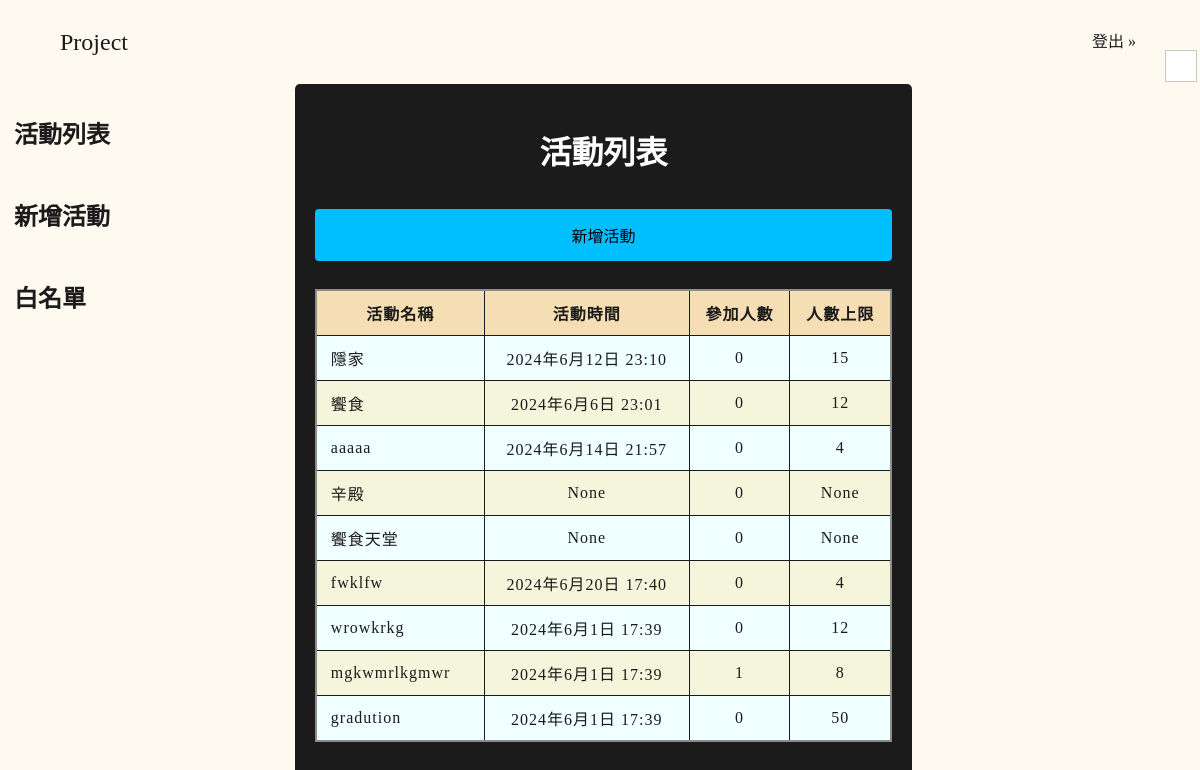
The app's page /eventPage (signed in), older data.
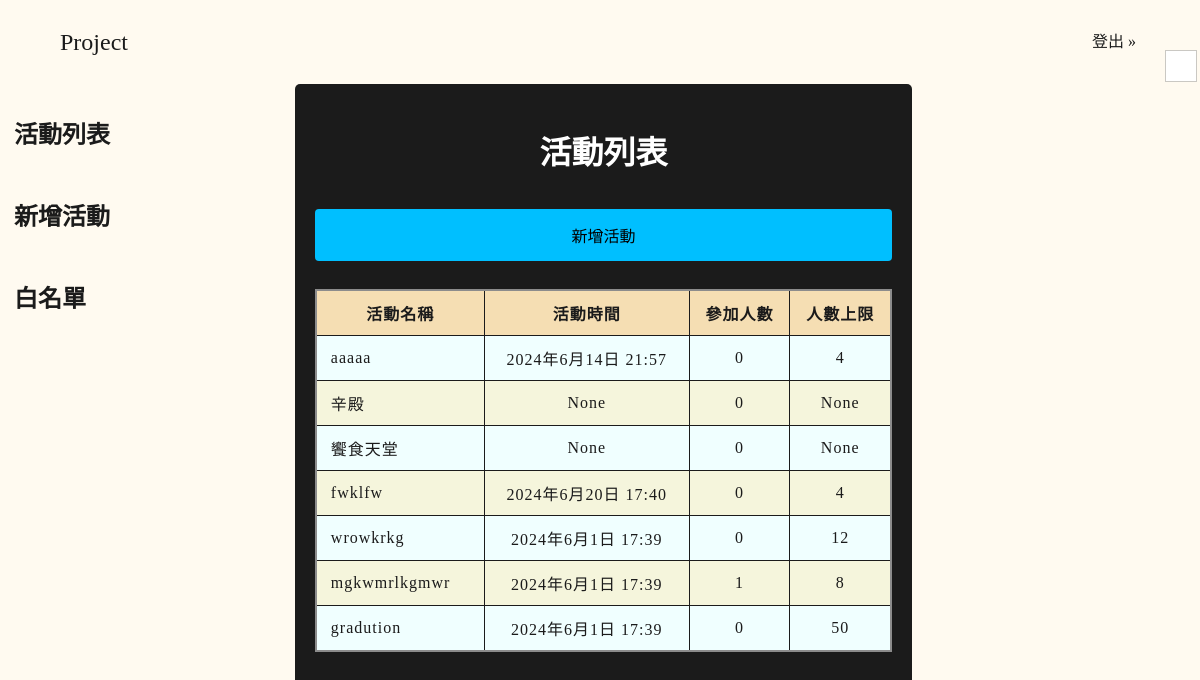
The same page, newer data.
### manage_system/models.py (models this page shows, shortened)
class Event(models.Model):
    eventName = models.CharField(max_length=150)
    eventDateTime = models.DateTimeField(null=True)
    createUser = models.ForeignKey(User, null=True, blank=True, on_delete=models.SET_NULL, related_name = 'createdEvents')
    joinedUsers = models.ManyToManyField(User, related_name='joinedEvents', blank=True)
    max_limit = models.PositiveIntegerField(null=True)
    createDate = models.DateTimeField(auto_now_add=True)
    sheetId = models.CharField(max_length=150, null=True)
    draftId = models.CharField(max_length=150, null=True)
    class Meta:
        ordering=('-createDate',)

### manage_system/views.py (the view)
# urls.py: path("eventPage", eventPage),
@login_required(login_url='login/')
def eventPage(request):
    events = Event.objects.all()
    return render(request, 'eventPage.html', locals())

### templates/eventPage.html
{% extends "base.html" %}
{% load static %}
{% block extra-css %}
  <link rel="stylesheet" href="{% static "css/eventPage/light.css" %}"/>
  <link rel="stylesheet" href="{% static "css/eventPage/dark.css" %}" id="darkTheme" disabled/>
{% endblock %}
{% block main-wrapper %}
<div class="main-content">
  <header><h1>活動列表</h1></header>
  <section id="new-event">
      <form action="/createEvent">
        <input type="submit" value="新增活動" />
      </form>
  </section>
  <section id="events-list">
    <table>
      <thead>
        <tr>
          <th>活動名稱</th>
          <th>活動時間</th>
          <th>參加人數</th>
          <th>人數上限</th>
        </tr>
      </thead>
      <tbody>
        {% for event in events %}
        <tr>
          <td id="event-name"><a href="/eventPage/{{event.eventName}}">{{ event.eventName }}</a></td>
          <td>{{ event.eventDateTime }}</td>
          <td>{{ event.joinedUsers.count }}</td>
          <td>{{ event.max_limit }}</td>
        </tr>
        {% endfor %}
      </tbody>
    </table>
  </section>
</div>
{% endblock %}

### templates/base.html (shortened to what this page needs)
{% load static %}
<html>
  <head>
    <link rel="stylesheet" href="{% static "css/base/light.css" %}">
    <link rel="stylesheet" href="{% static "css/base/dark.css" %}" id="darkTheme" disabled>
    <link rel="stylesheet" href="{% static "css/nav.css" %}" />
    {% block extra-css %}{% endblock %}
  </head>
  <body>
    <div class="top-navigation">
      <div class="logo">Project</div>
      {% if user.is_authenticated %}
        <a class="btn btn-lg btn-primary" href="{% url 'Logout' %}" role="button">登出 &#187;</a>
      {% else %}
        <a href="/login"><h4>Login</h4></a>
        <a href="/register"><h4>Register</h4></a>
      {% endif %}
    </div>
    <div class="main-wrapper">
      <div class="sidebar-container">
        <h2><a href="/eventPage">活動列表</a></h2>
        <h2><a href="/createEvent">新增活動</a></h2>
        <h2><a href="/allowlistPage">白名單</a></h2>
      </div>
      {% block main-wrapper %}{% endblock %}
    </div>
    <div class="scene scene--card sundarkmodep">
      <div class="card", id="themeToggle">
        <div class="card__face card__face--front"><span class="fa fa-moon" aria-hidden="true"></div>
      </div>
    </div>
  </body>
</html>

### static/css/base/light.css (style rules this page uses)
html { background-color: #FFFAF0; color: #1b1b1b; line-height: 1.75; }
h2 { padding: 10px; }
a { color: #1b1b1b; padding: 0.25rem; text-decoration: none; }
body { height: 90%; margin: 0; }
table { border-collapse: collapse; border: 2px solid rgb(140 140 140); font-size: 1rem; letter-spacing: 1px; background-color: #343434; }
th, td { border: 1px solid rgb(160 160 160); padding: 0.5rem 0.75rem; text-align: center; }
.sidebar-container { position: sticky; top: 0px; height: 100vh; }
.main-wrapper { display: grid; gap: 3rem; grid-template-columns: minmax(0, 1fr) minmax(0, 2.5fr) minmax(0, 15rem); }
.main-content { padding-top: 3rem; padding-bottom: 3rem; }
.scene { width: 30px; height: 30px; perspective: 600px; position: fixed; z-index: 99999; top: 50px; right: 5px; }
.card { width: 100%; height: 100%; cursor: pointer; transform-style: preserve-3d; transform-origin: center right; transition: transform 1s; border: 1px solid rgb(150, 150, 150, .5); }
.card__face { position: absolute; width: 100%; height: 100%; text-align: center; font-size: 16px; backface-visibility: hidden; }
.card__face--front { color: black !important; background: white; }

### static/css/nav.css (style rules this page uses)
.top-navigation { display: flex; flex-direction: row; justify-content: space-between; align-items: center; padding: 10px 5%; height: 4rem; }
.logo { text-decoration: none; font-size: 24px; flex-grow: 1; }

### static/css/eventPage/light.css (style rules this page uses)
h1 { text-align: center; margin-bottom: 20px; }
div.main-content { border-radius: 5px; background-color: #1b1b1b; padding: 20px; }
header, label { color: white; }
input[type="submit"] { width: 100%; font-size: 16px; background-color: DeepSkyBlue; color: black; padding: 14px 20px; margin: 8px 0; border: none; border-radius: 4px; cursor: pointer; }
table { width: 100%; border-collapse: collapse; margin: 20px 0; }
thead { background-color: Wheat; }
th, td { padding: 10px; border: 1px solid #1b1b1b; text-align: center; }
td#event-name { text-align: left; }
tbody tr:nth-child(odd) { background-color: Azure; }
tbody tr:nth-child(even) { background-color: Beige; }

Row changes from the older to the newer data that the page shows:
removed Event: eventName "隱家", eventDateTime "2024年6月12日 23:10", joinedUsers.count "0", max_limit "15"
removed Event: eventName "饗食", eventDateTime "2024年6月6日 23:01", joinedUsers.count "0", max_limit "12"
